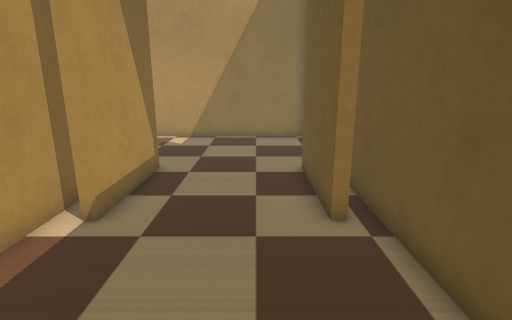
view 1 (above)

13 first-person views from a walk through a Webots world. The camera is 0.32 m above the floor, tilts 14° down and sees 80° across. The floor is counted in squares, 0.1 m on a side. Each view is taken from the middle of a square. On the plan, view 1 faces up. The plan holds only what a view shows up to about 20 squares ahead; the rest is blank. The place goes on beyond the plan. The robots in the file are not drawn. Simple shapes and patterns stand in for the simulator's stock objects.

view 2
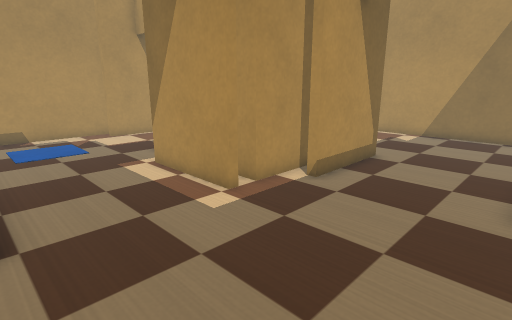

view 3
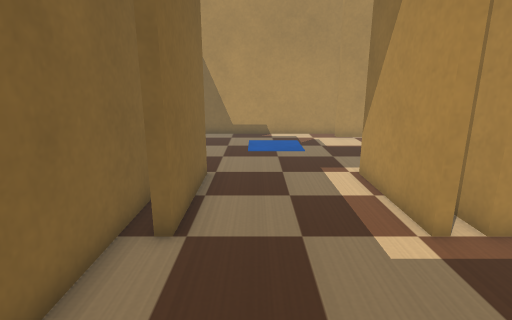

view 4
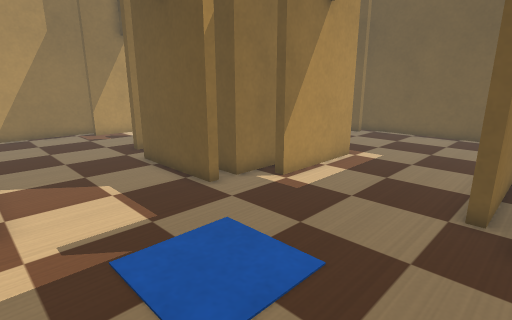

view 5
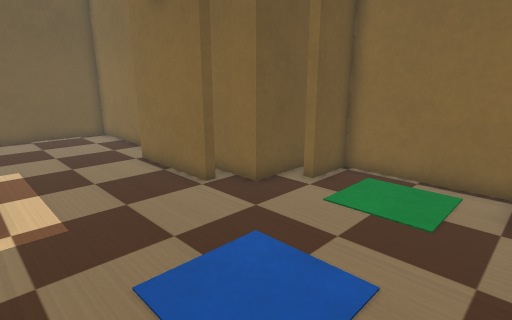

view 6
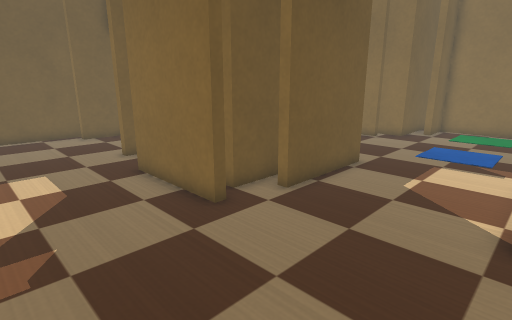

view 7
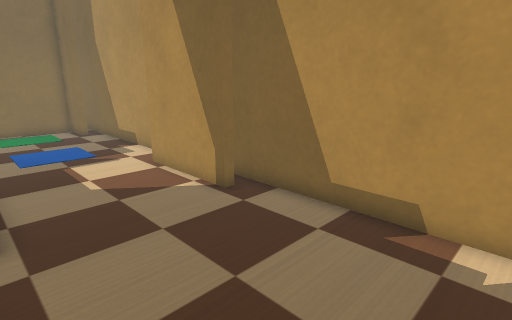

view 8
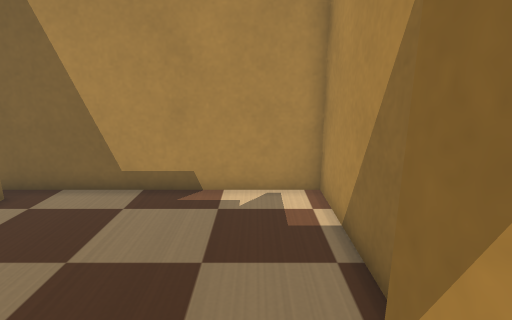

view 9
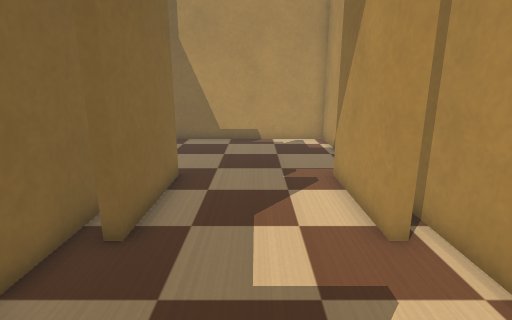

view 10
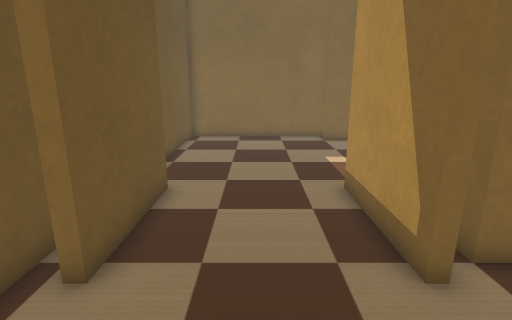

view 11
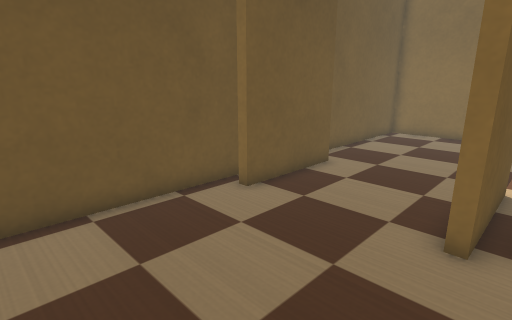

view 12
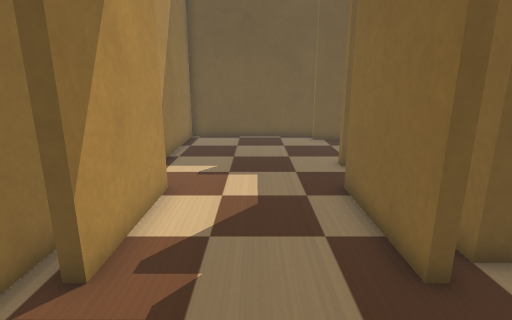

view 13
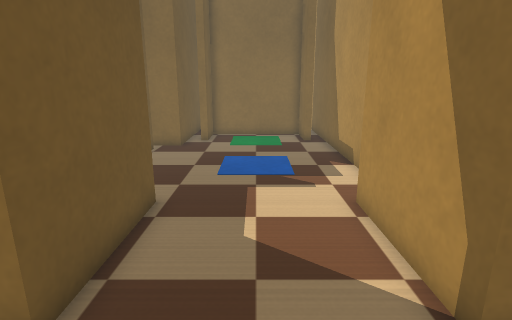

### Floor plan
Key: @ floor where view 1 was taken; # wall or solid block; . floor; B orange box.
Columns run from 19 left of view 1 to 3 right of it. Each row starts with its distance up from view 1.
 19 #######################
 18 #......######.........#
 17 #.....................#
 16 #.....................#
 15 #.....................#
 14 #.....................#
 13 #.....................#
 12 #.......#####........##
 11 #.......B  BBBB#.....##
 10 ##.....#B      #.....##
  9 ##.....#B      #.....##
  8  #.....#      B#.....##
  7  #.....#      B#.....##
  6  #.....#B     B.......#
  5 ##.....#BBB  BB.......#
  4 #........######.......#
  3 #.....................#
  2 #.....................#
  1 #.....................#
  0 #..................@..#
 -1 #.....................#
 -2 #........######.......#
 -3 #.......###############
 -4 #.......#
 -5 ##.....##
 -6 ##.....##
 -7 #########

Positions as (right, up) in squares from view 1, and headings:
1: (0, 0), facing up
2: (2, -2), facing up-left
3: (1, 0), facing left
4: (-18, -3), facing up-right
5: (-18, 4), facing down-right
6: (-18, 17), facing down-right
7: (-12, 17), facing down-left
8: (-10, 17), facing left
9: (-1, 15), facing left
10: (-1, 16), facing down
11: (-5, 18), facing down-right
12: (-16, 15), facing right
13: (-15, 13), facing down
